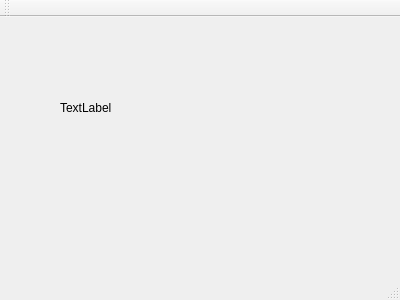
<?xml version="1.0" encoding="UTF-8"?>
<ui version="4.0">
 <class>MainWindow</class>
 <widget class="QMainWindow" name="MainWindow">
  <property name="geometry">
   <rect>
    <x>0</x>
    <y>0</y>
    <width>400</width>
    <height>300</height>
   </rect>
  </property>
  <property name="windowTitle">
   <string>MainWindow</string>
  </property>
  <widget class="QWidget" name="centralWidget">
   <widget class="QLabel" name="label">
    <property name="geometry">
     <rect>
      <x>60</x>
      <y>20</y>
      <width>241</width>
      <height>141</height>
     </rect>
    </property>
    <property name="text">
     <string>TextLabel</string>
    </property>
   </widget>
  </widget>
  <widget class="QMenuBar" name="menuBar">
   <property name="geometry">
    <rect>
     <x>0</x>
     <y>0</y>
     <width>400</width>
     <height>30</height>
    </rect>
   </property>
  </widget>
  <widget class="QToolBar" name="mainToolBar">
   <attribute name="toolBarArea">
    <enum>TopToolBarArea</enum>
   </attribute>
   <attribute name="toolBarBreak">
    <bool>false</bool>
   </attribute>
  </widget>
  <widget class="QStatusBar" name="statusBar"/>
 </widget>
 <layoutdefault spacing="6" margin="11"/>
 <resources/>
 <connections/>
</ui>
